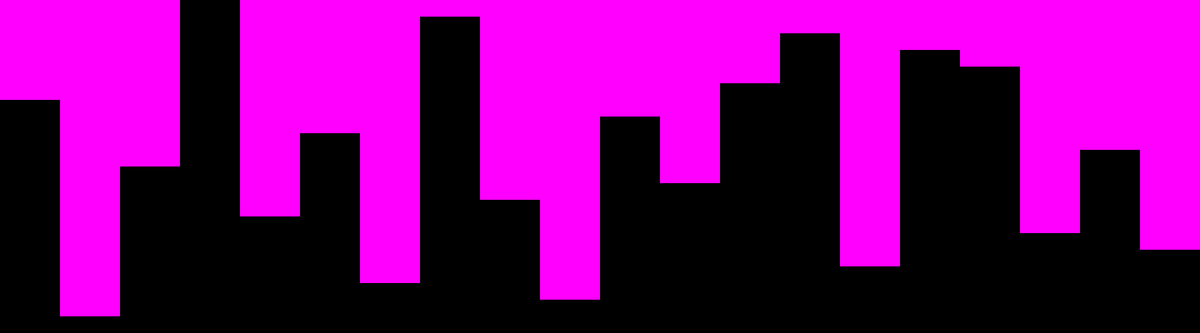
Frame 1 (no input)
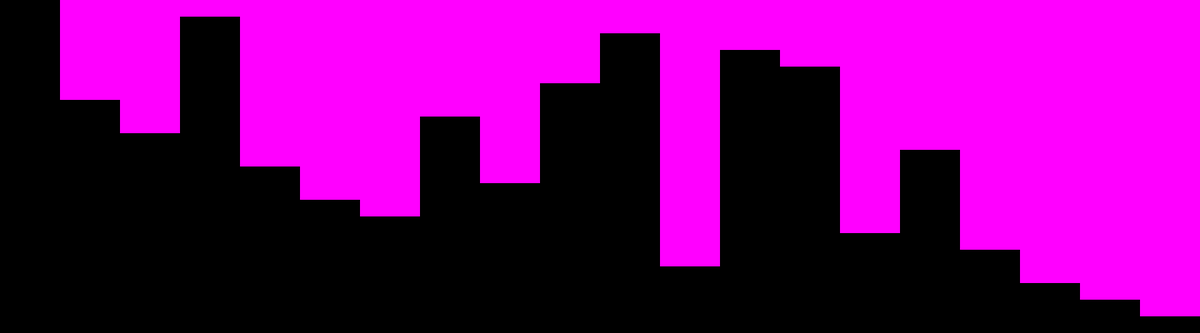
Frame 60 (the mouse pressed at the canvas centre just before this capture)
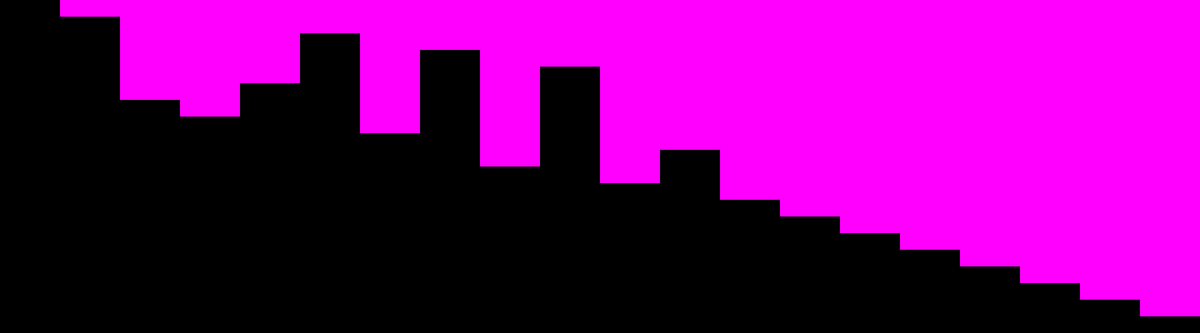
Frame 120 (the mouse held since frame 60 and released just before this capture)

The Processing sketch that drew these frames (run headless with seeded random() and noise(); from frame 60 on, the mouse is pressed at the canvas centre):

// Processing sketch: bubble_sort
// ── bubble_sort.pde
int[] numbers;
int num = 20;
int count = 0;
Boolean finished;

void setup() {
  size(1800, 500);

  numbers = new int[num];
  for (int i=0; i<num; i++)
  {
    numbers[i] = i;
  }

  for (int i = 0; i<num*3; i++)
  {
    swap(floor(random(num)), floor(random(num)));
  }

  finished = false;
}

void draw() {
  background(0);
  noStroke();
  fill(255, 0, 255);

  if (numbers[count] > numbers[count+1])
  {
    swap(count, count+1);
  }

  count++;
  if (count >= num - 1)
  {
    count = 0;
    num--;
  }



  if (num <= 1)
  {
    finished = true;
  }
  
  for (int i = 0; i<numbers.length; i++)
  {
    rect((i*width)/numbers.length, 0, width/numbers.length, numbers[i]*height/numbers.length);
  }
}

void swap(int i, int j)
{
  int temp = numbers[i];
  numbers[i] = numbers[j];
  numbers[j]= temp;
}
